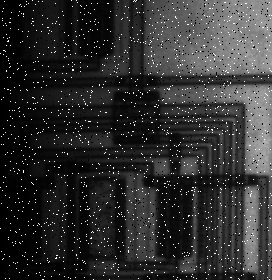
%> input picture circuit1.tif, 272 x 280 px
$ octave p1_kol6.m   (GNU Octave 9; MATLAB toolbox functions it lacks are replaced by stand-ins)
%> lines starting %> are read from the running program, lines starting %| are printed output that depends on the picture; pictures that were not available may be replaced by others from this repository, and a replacement may not be noted
%% task 1
% Pobolj쉆ti vizuelni kvalitet slike circuit1.tif uklanjanjem poreme?aja
% kojima je naru쉋na

a = imread('circuit1.tif');
%> a is the input picture: size 280x272 uint8; min 0, max 255, mean 46.8

% remove salt and pepper noise
a_fix = medfilt2(a, 'symmetric');

% equalise histogram
a_eq = histeq(a_fix, 256);
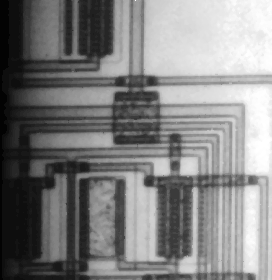
%> a_eq: size 280x272 uint8; min 3, max 255, mean 128.7

figure, imshow(a), title('Circuit orginal');
figure, imshow(a_fix), title('Circuit salt and pepper noise removed');
figure, imshow(a_eq), title('Circuit noise remove and equilased');

%% task 2
% Pogodnom obradom pobolj쉆ti sliku blx.jpg.
a = imread('blx.jpg');
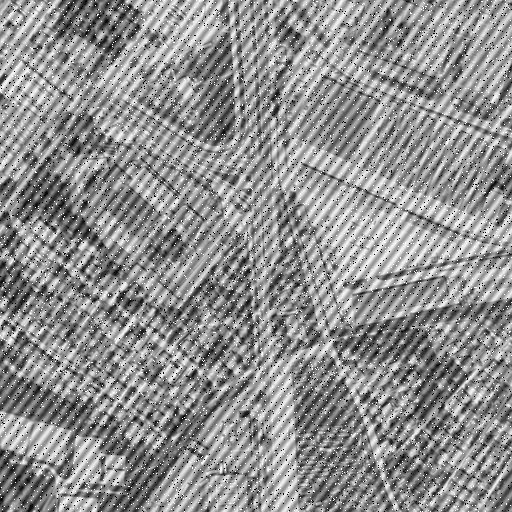
%> input picture blx.jpg, 512 x 512 px
%> a is the input picture: size 512x512 uint8; min 0, max 255, mean 143.6

% remove salt and pepper noise
a_fix = medfilt2(a, 'symmetric');
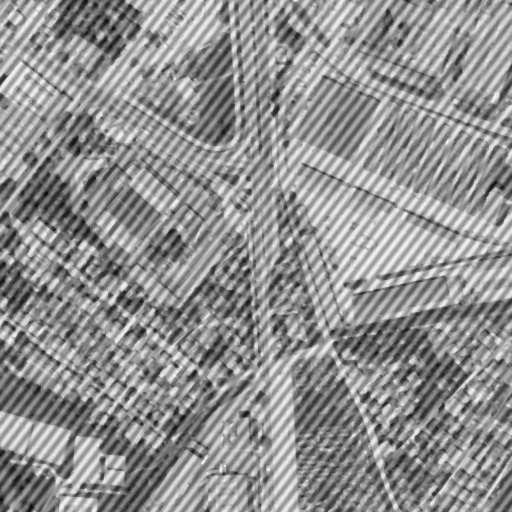
%> a_fix: size 512x512 uint8; min 7, max 249, mean 144.5

% remove periodic noise

af = fft2(a_fix);
aff = fftshift(af);

mag = log(1 + abs(aff));
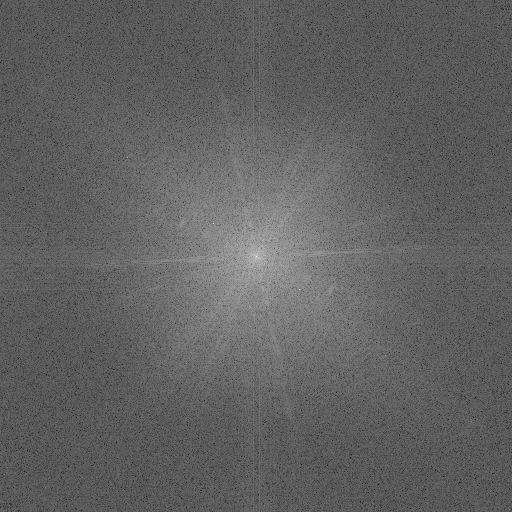
%> mag: size 512x512 double; min 2.07, max 17.45, mean 7.97; drawn with min black and max white
% (300, 290)

[U V] = freqspace([512 512], 'meshgrid');
u0 = (257-300)*2 / 512;
v0 = (257-290)*2 / 512;

D0 = 0.05 ^ 2;
D1 = sqrt( (U - u0).^2 + (V - v0).^2 );
D2 = sqrt( (U + u0).^2 + (V + v0).^2 );

H = 1 ./ (1  + ( D0 ./ (D1 .* D2)).^2);

res = aff .* H;
res1 = fftshift(res);
res2 = ifft2(res1);

figure, imshow(mat2gray(mag)), title('blx magnitude'), impixelinfo;
figure, imshow(a), title('blx orginal');
figure, imshow(a_fix), title('blx salt and pepper noise removed');
figure, imshow(res2, []), title('blx periodic noise removed + s &p removed');
%> after `imshow(res2, [])`:
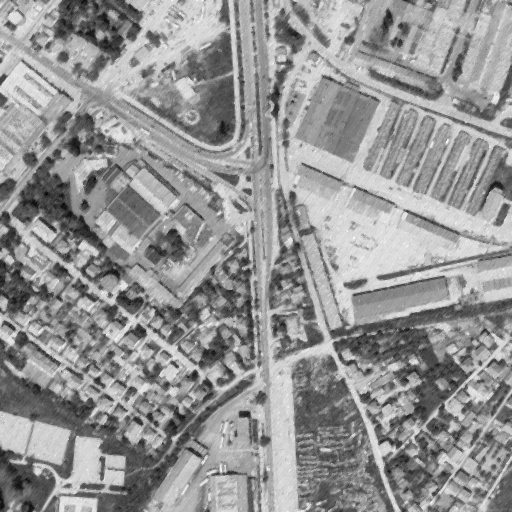
%> displayed picture: size 512x512, on the screen's scale of 0 to 255; min 0, max 255, mean 148

%% task 3
% Aero-snimak blxx.jpg zamu?en je usljed kretanja.
% Isto kretanje na slici koja sadr엍 samo jedan piksel proizvodi efekat
% prikazan na slici ref.jpg. Na osnovu ove informacije ukloniti zamu?enje
% sa datog aero-snimka.

a = imread('blxx.jpg');
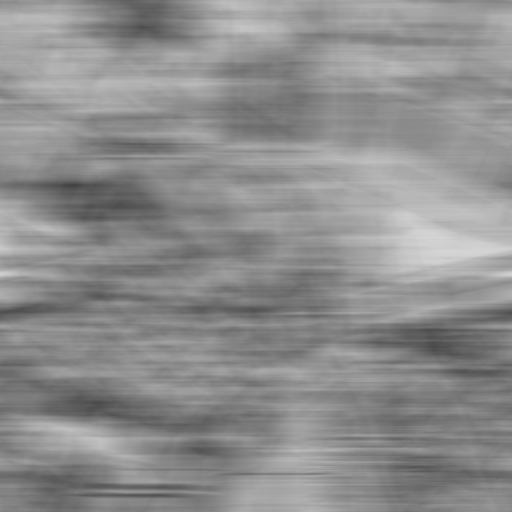
%> input picture blxx.jpg, 512 x 512 px
%> a is the input picture: size 512x512 uint8; min 67, max 213, mean 141.4

af = fft2(a);
aff = fftshift(af);

b = imread('ref.jpg');
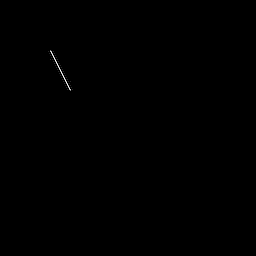
%> input picture ref.tif, 256 x 256 px, given in place of ref.jpg, which was not available
%> b is the input picture: size 256x256 uint8; min 0, max 6, mean 0.00494
bf = fft2(b);
bff = fftshift(bf);

K = 18^4;
H = conj(bff) ./ ( abs(bff).^2 + K);

%> (the run ends here)
